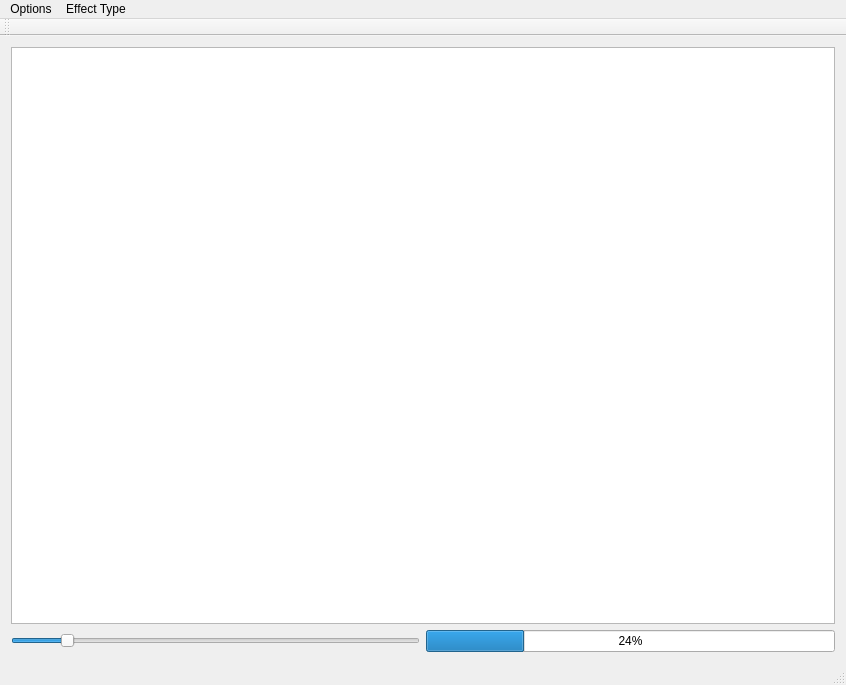
<?xml version="1.0" encoding="UTF-8"?>
<ui version="4.0">
 <class>MainWindow</class>
 <widget class="QMainWindow" name="MainWindow">
  <property name="geometry">
   <rect>
    <x>0</x>
    <y>0</y>
    <width>846</width>
    <height>685</height>
   </rect>
  </property>
  <property name="windowTitle">
   <string>MainWindow</string>
  </property>
  <widget class="QWidget" name="centralWidget">
   <layout class="QVBoxLayout" name="verticalLayout_3">
    <item>
     <layout class="QVBoxLayout" name="verticalLayout">
      <item>
       <widget class="QGraphicsView" name="graphicsView">
        <property name="whatsThis">
         <string extracomment="Color boost"/>
        </property>
       </widget>
      </item>
     </layout>
    </item>
    <item>
     <layout class="QHBoxLayout" name="horizontalLayout_3">
      <item>
       <widget class="QSlider" name="horizontalSlider">
        <property name="toolTip">
         <string/>
        </property>
        <property name="whatsThis">
         <string extracomment="Color Boost"/>
        </property>
        <property name="minimum">
         <number>0</number>
        </property>
        <property name="maximum">
         <number>80</number>
        </property>
        <property name="sliderPosition">
         <number>10</number>
        </property>
        <property name="orientation">
         <enum>Qt::Horizontal</enum>
        </property>
       </widget>
      </item>
      <item>
       <widget class="QProgressBar" name="progressBar">
        <property name="value">
         <number>24</number>
        </property>
       </widget>
      </item>
     </layout>
    </item>
   </layout>
  </widget>
  <widget class="QMenuBar" name="menuBar">
   <property name="geometry">
    <rect>
     <x>0</x>
     <y>0</y>
     <width>846</width>
     <height>25</height>
    </rect>
   </property>
   <widget class="QMenu" name="menuOptions">
    <property name="title">
     <string>Options</string>
    </property>
    <addaction name="actionSetDefaultPosition"/>
   </widget>
   <widget class="QMenu" name="menuEffect_Type">
    <property name="title">
     <string>Effect Type</string>
    </property>
    <addaction name="actionMandelProt_Fractal"/>
    <addaction name="actionZ_Z_Z_Z_C"/>
    <addaction name="actionJulian_SetPreview"/>
   </widget>
   <addaction name="menuOptions"/>
   <addaction name="menuEffect_Type"/>
  </widget>
  <widget class="QToolBar" name="mainToolBar">
   <attribute name="toolBarArea">
    <enum>TopToolBarArea</enum>
   </attribute>
   <attribute name="toolBarBreak">
    <bool>false</bool>
   </attribute>
  </widget>
  <widget class="QStatusBar" name="statusBar"/>
  <action name="actionSetDefaultPosition">
   <property name="text">
    <string>SetDefaultPosition</string>
   </property>
  </action>
  <action name="actionMandelProt_Fractal">
   <property name="text">
    <string>MandelProt Fractal</string>
   </property>
  </action>
  <action name="actionZ_Z_Z_Z_C">
   <property name="text">
    <string>Z = Z*Z*Z + C</string>
   </property>
  </action>
  <action name="actionJulian_SetPreview">
   <property name="text">
    <string>Julian SetPreview</string>
   </property>
  </action>
 </widget>
 <layoutdefault spacing="6" margin="11"/>
 <resources/>
 <connections/>
</ui>
